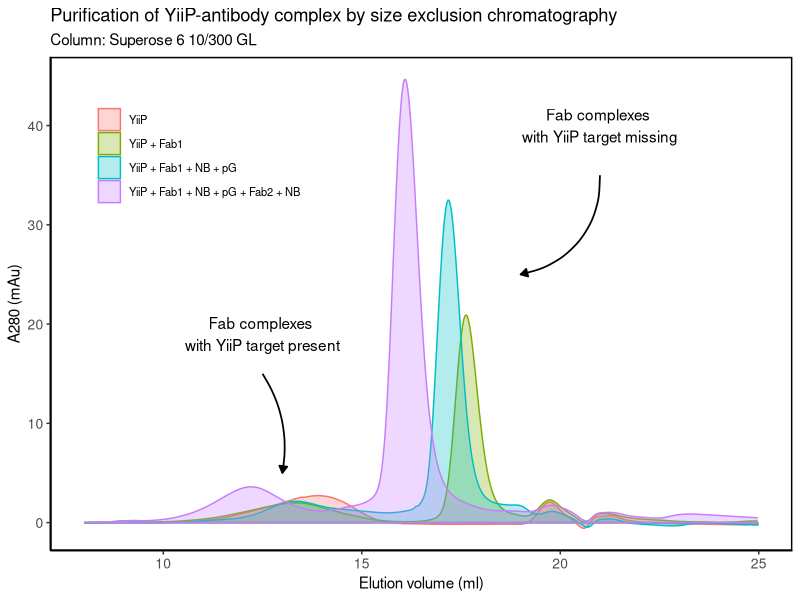

This figure's R source:
## ---- chunk 1
knitr::opts_chunk$set(echo = TRUE)
## ---- chunk 2
library("ggplot2")
library("magrittr")
## ---- chunk 3

#Load data and clip the dataset to only contain x values from 8 to 25 (x - elution volume and values from 0 to 8 ml correspond to column's void volume)
yiip.df <- (
  read.csv("yiip_size-exclusion.csv", header = TRUE, sep = ",") %>%
    subset(vol > 8 & vol < 25)
)

#Generate ribbon plot, apply classic theme, edit plot and axis titles
ggplot(data = yiip.df, aes(fill = complex, color = complex)) +
  
  geom_ribbon(aes(x = vol, ymin = 0, ymax = a280), alpha = 0.3) +
  
  theme_classic() +
  
    labs(
      title = "Purification of YiiP-antibody complex by size exclusion chromatography",
      subtitle = "Column: Superose 6 10/300 GL",
      x = "Elution volume (ml)",
      y = "A280 (mAu)"
    ) +
  
  #Set tick intervals
  scale_x_continuous(breaks = seq(0, 25, by = 5)) +
  
  #Set legend position, remove legend title, resize axis and legend text
  theme(
    legend.position = c(0.2, 0.8),
    legend.title = element_blank(),
    legend.text = element_text(size = 8),
    #legend.background = element_rect(color = "black", size = 0.2),
    axis.text.x = element_text(size = 10),
    axis.text.y = element_text(size = 10),
    
    #I like closed frames in graphs
    panel.border = element_rect(color = "black", size = 1, fill = NA)
    ) +
  
  #This chunk adds the annotation and the arrow to the small peaks on the left
  annotate(geom = "text",
           x = 12.5,
           y = 19,
           label = "Fab complexes \nwith YiiP target present") +
  
  annotate(geom = "curve",
    x = 12.5,
    y = 15,
    xend = 13,
    yend = 5,
    curvature = -0.2,
    size = 0.6,
    arrow = arrow(length = unit(0.2, "cm"), type = "closed")) +
  
  #This chunk adds the annotation and the arrow to the large peaks on the right
  annotate(geom = "text",
           x = 21,
           y = 40,
           label = "Fab complexes \nwith YiiP target missing") +

  annotate(geom = "curve",
    x = 21,
    y = 35,
    xend = 19,
    yend = 25,
    curvature = -0.4,
    size = 0.6,
    arrow = arrow(length = unit(0.2, "cm"), type = "closed"))

